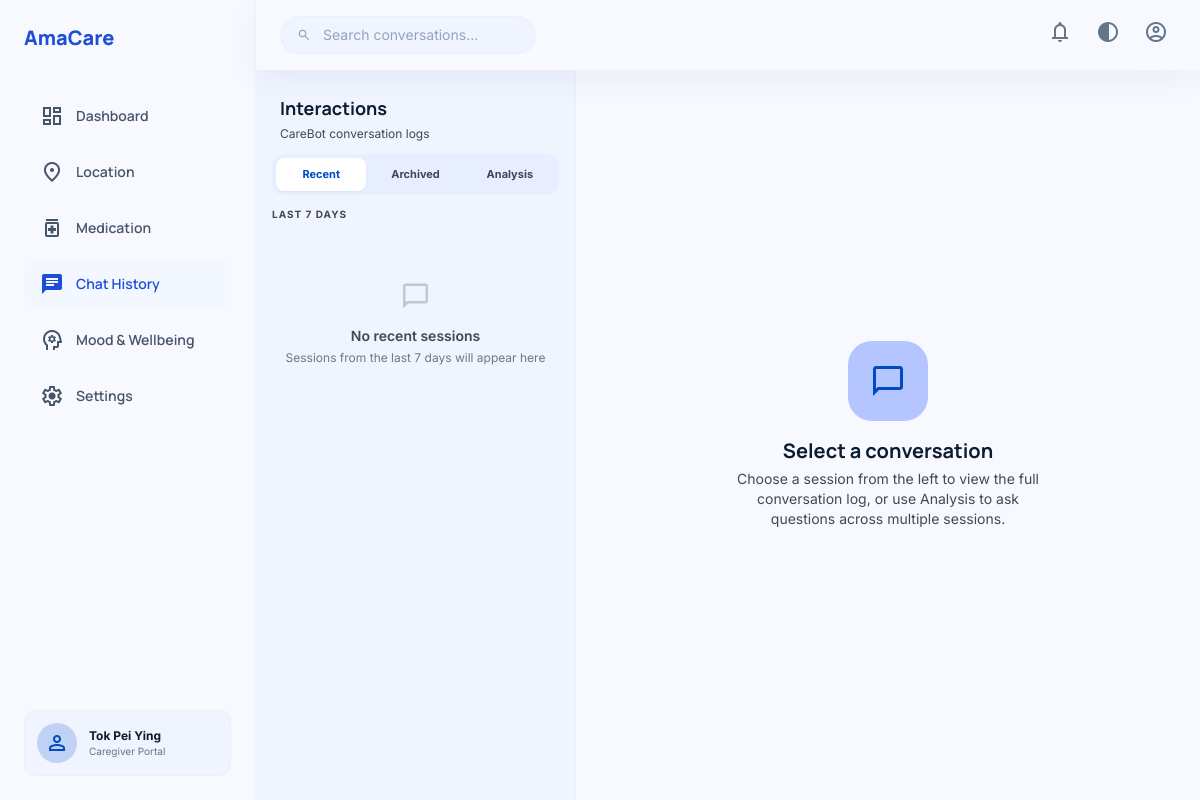
Page /chat/ (signed in) on the earlier database version.
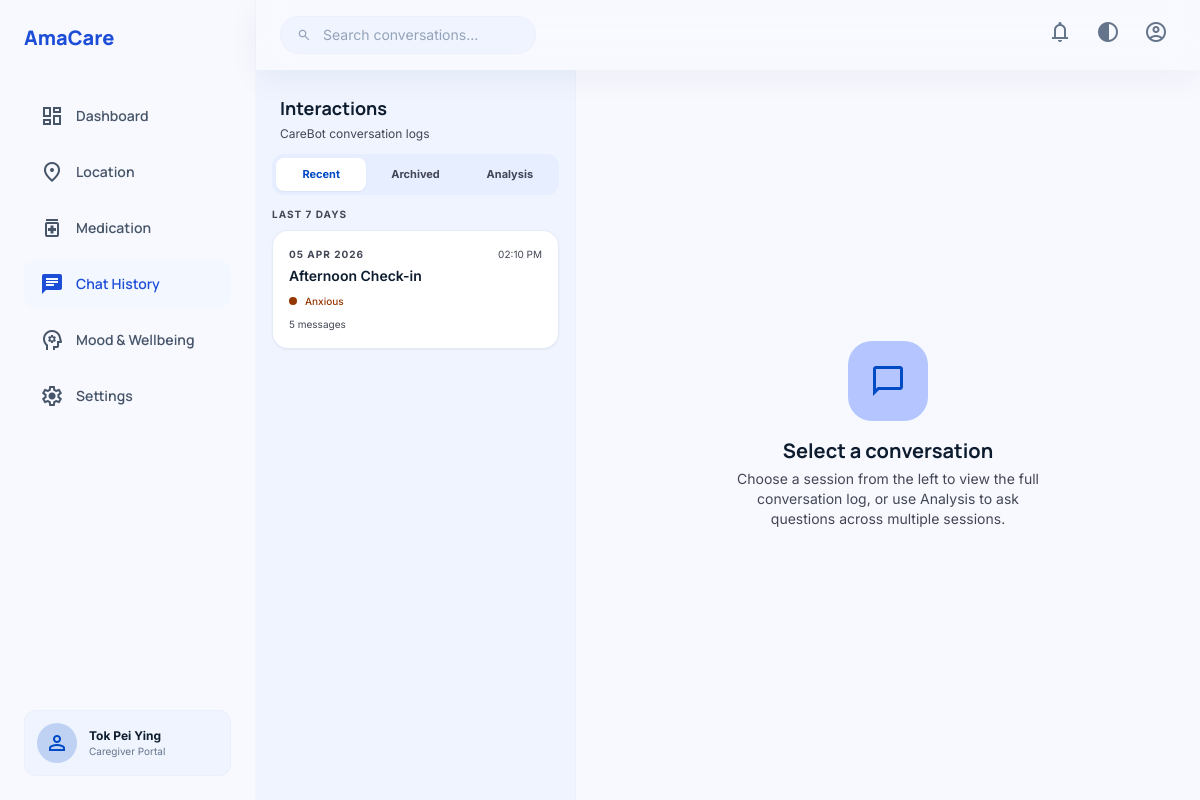
Same page on the later database version.
### dashboard/models.py (models this page shows, shortened)
class ChatSession(models.Model):
    MOOD_CHOICES = [
        ('calm',       'Calm'),
        ('happy',      'Happy'),
        ('anxious',    'Anxious'),
        ('distressed', 'Distressed'),
        ('confused',   'Confused'),
        ('neutral',    'Neutral'),
    ]
    patient    = models.ForeignKey('Patient', on_delete=models.CASCADE, related_name='chat_sessions')
    title      = models.CharField(max_length=200, blank=True)   # auto-generated or device label
    started_at = models.DateTimeField(default=timezone.now)
    ended_at   = models.DateTimeField(null=True, blank=True)
    dominant_mood = models.CharField(max_length=20, choices=MOOD_CHOICES, blank=True)
    flags         = models.TextField(blank=True)   # e.g. "Pain mentioned, Loneliness"
    message_count = models.PositiveIntegerField(default=0)
    class Meta:
        ordering = ['-started_at']
    @property
    def is_today(self):
        return self.started_at.date() == timezone.localdate()
    @property
    def is_yesterday(self):
        from datetime import timedelta
        return self.started_at.date() == timezone.localdate() - timedelta(days=1)

### dashboard/views.py (the view)
# urls.py: path("chat/", login_required(views.chat), name="chat"),
@login_required
def chat(request):
    patient = _get_patient(request.user)
    if patient:
        cutoff = _seven_days_ago()
        recent_sessions = ChatSession.objects.filter(
            patient=patient,
            started_at__gte=cutoff,
        ).order_by('-started_at')
        archived_sessions = ChatSession.objects.filter(
            patient=patient,
            started_at__lt=cutoff,
        ).order_by('-started_at')
    else:
        recent_sessions = ChatSession.objects.none()
        archived_sessions = ChatSession.objects.none()
    return render(request, 'chat.html', {
        'patient': patient,
        'recent_sessions': recent_sessions,
        'archived_sessions': archived_sessions,
    })

### dashboard/views.py (called while the page is built)
def _get_patient(user):
    return Patient.objects.filter(caregiver=user).first()

def _seven_days_ago():
    return timezone.now() - timedelta(days=7)

### dashboard/templates/chat.html (shortened to what the changed rows need)
<!DOCTYPE html>
<html class="light" lang="en">
<head>
  <script src="https://cdn.tailwindcss.com?plugins=forms,container-queries"></script>
  <script id="tailwind-config">
    tailwind.config = {
      darkMode: "class",
      theme: {
        extend: {
          colors: {
            "tertiary-container": "#bc4800",
            "on-secondary": "#ffffff",
            "inverse-on-surface": "#eaf1ff",
            "on-primary-fixed": "#00174b",
            "surface-tint": "#0053db",
            "on-secondary-container": "#006f66",
            "surface-dim": "#ccdbf3",
            "on-secondary-fixed-variant": "#005049",
            "tertiary-fixed-dim": "#ffb596",
            "surface-container-high": "#dce9ff",
            "surface-bright": "#f8f9ff",
            "error-container": "#ffdad6",
            "secondary-container": "#86f2e4",
            "surface-container": "#e6eeff",
            "on-error-container": "#93000a",
            "surface-container-highest": "#d5e3fc",
            "on-tertiary-fixed-variant": "#7d2d00",
            "outline-variant": "#c3c6d7",
            "on-secondary-fixed": "#00201d",
            "secondary-fixed-dim": "#6bd8cb",
            "surface-container-low": "#eff4ff",
            "on-primary-fixed-variant": "#003ea8",
            "outline": "#737686",
            "tertiary-fixed": "#ffdbcd",
            "on-error": "#ffffff",
            "on-surface-variant": "#434655",
            "on-tertiary": "#ffffff",
            "primary-fixed": "#dbe1ff",
            "on-primary-container": "#eeefff",
            "on-tertiary-container": "#ffede6",
            "on-background": "#0d1c2e",
            "surface-container-lowest": "#ffffff",
            "error": "#ba1a1a",
            "tertiary": "#943700",
            "primary-fixed-dim": "#b4c5ff",
            "background": "#f8f9ff",
            "on-primary": "#ffffff",
            "primary-container": "#2563eb",
            "surface": "#f8f9ff",
            "on-surface": "#0d1c2e",
            "inverse-surface": "#233144",
            "secondary": "#006a61",
            "inverse-primary": "#b4c5ff",
            "surface-variant": "#d5e3fc",
            "on-tertiary-fixed": "#360f00",
            "primary": "#004ac6",
            "secondary-fixed": "#89f5e7"
          },
          fontFamily: {
            "headline": ["Manrope"],
            "body": ["Inter"],
            "label": ["Inter"]
          },
          borderRadius: { "DEFAULT": "0.25rem", "lg": "0.5rem", "xl": "0.75rem", "full": "9999px" },
        },
      },
    }
  </script>
</head>
<body class="bg-surface font-body text-on-surface">
  <main class="md:ml-64 min-h-screen flex flex-col">
    <section class="flex-1 flex overflow-hidden h-[calc(100vh-64px)]">
      <div class="w-80 bg-surface-container-low flex flex-col border-r border-outline-variant/10 overflow-hidden">
        <div class="p-6 pb-3">
          <h2 class="font-headline text-lg font-bold text-on-surface mb-1">Interactions</h2>
        </div>
        <div id="panel-recent" class="tab-panel active flex-1 flex-col overflow-hidden">
          <div class="flex-1 overflow-y-auto px-4 pb-6 space-y-2 no-scrollbar" id="recent-list">
            {% if recent_sessions %}
              {% for session in recent_sessions %}
              <button onclick="loadSession({{ session.id }})"
                data-session-id="{{ session.id }}"
                class="session-item w-full text-left p-4 rounded-2xl hover:bg-surface-container-high transition-all group {% if forloop.first %}bg-surface-container-lowest shadow-sm border border-primary/10{% endif %}">
                <div class="flex justify-between items-start mb-1">
                  <span class="text-[10px] font-bold uppercase tracking-widest
                    {% if session.is_today %}text-primary
                    {% elif session.is_yesterday %}text-on-surface-variant
                    {% else %}text-on-surface-variant{% endif %}">
                    {% if session.is_today %}Today
                    {% elif session.is_yesterday %}Yesterday
                    {% else %}{{ session.started_at|date:"d M Y" }}{% endif %}
                  </span>
                  <span class="text-[10px] text-on-surface-variant">{{ session.started_at|time:"h:i A" }}</span>
                </div>
                <p class="text-sm font-semibold text-on-surface truncate group-hover:text-primary transition-colors">
                  {{ session.title|default:"Untitled Session" }}
                </p>
                {% if session.dominant_mood %}
                <div class="flex items-center gap-2 mt-2">
                  <span class="inline-block w-2 h-2 rounded-full
                    {% if session.dominant_mood == 'calm' %}bg-secondary
                    {% elif session.dominant_mood == 'anxious' %}bg-tertiary
                    {% elif session.dominant_mood == 'distressed' %}bg-error
                    {% else %}bg-outline-variant{% endif %}">
                  </span>
                  <span class="text-[10px] font-medium capitalize
                    {% if session.dominant_mood == 'calm' %}text-secondary
                    {% elif session.dominant_mood == 'anxious' %}text-tertiary
                    {% elif session.dominant_mood == 'distressed' %}text-error
                    {% else %}text-on-surface-variant{% endif %}">
                    {{ session.dominant_mood }}
                  </span>
                </div>
                {% endif %}
                <div class="mt-2 text-[10px] text-on-surface-variant">{{ session.message_count }} message{{ session.message_count|pluralize }}</div>
              </button>
              {% endfor %}
            {% else %}
              <div class="flex flex-col items-center justify-center py-12 text-center">
                <span class="material-symbols-outlined text-3xl text-outline-variant mb-3">chat_bubble_outline</span>
                <p class="text-sm font-semibold text-on-surface-variant">No recent sessions</p>
                <p class="text-xs text-outline mt-1">Sessions from the last 7 days will appear here</p>
              </div>
            {% endif %}
          </div>
        </div>
      </div>
      <div class="flex-1 flex flex-col bg-surface relative overflow-hidden">
        <div id="empty-state" class="flex-1 flex flex-col items-center justify-center gap-4 text-center p-12">
          <div>
            <h2 class="font-headline font-bold text-xl text-on-surface mb-1">Select a conversation</h2>
          </div>
        </div>
      </div>
    </section>
  </main>
</body>
</html>

Differences in the rows shown:
added ChatSession: started_at "05 APR 2026", started_at "02:10 PM", title "Afternoon Check-in", dominant_mood "Anxious", message_count "5"
Other differences:
text no longer shown: "No recent sessions Sessions from the last 7 days will appear here"
